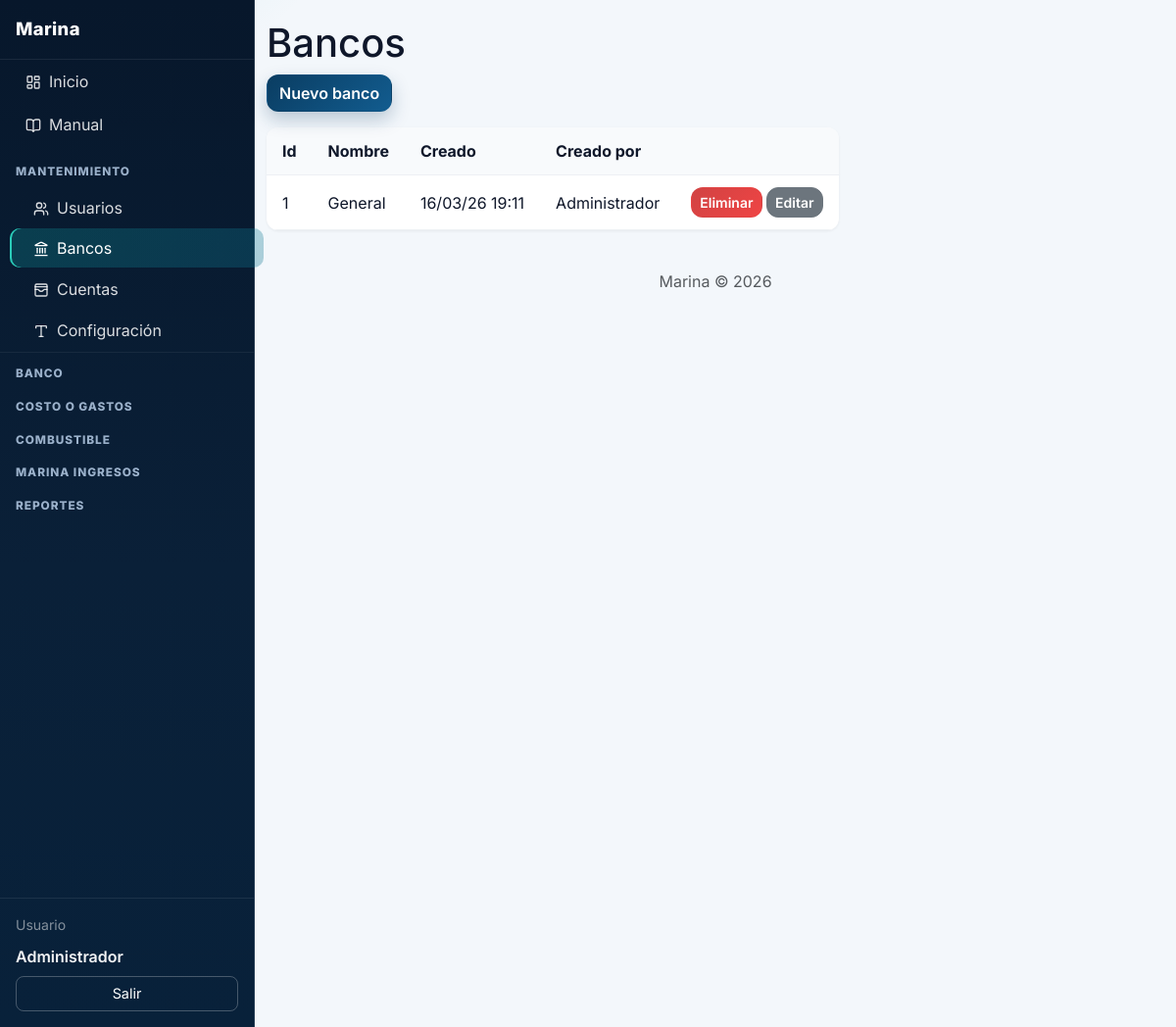
/index.php?p=bancos (signed in), run on the app's committed database.
### tables this page shows
CREATE TABLE bancos (
  id INT UNSIGNED AUTO_INCREMENT PRIMARY KEY,
  nombre VARCHAR(100) NOT NULL,
  created_at DATETIME NOT NULL DEFAULT CURRENT_TIMESTAMP,
  updated_at DATETIME NOT NULL DEFAULT CURRENT_TIMESTAMP ON UPDATE CURRENT_TIMESTAMP,
  created_by INT UNSIGNED NULL,
  updated_by INT UNSIGNED NULL,
  FOREIGN KEY (created_by) REFERENCES usuarios(id),
  FOREIGN KEY (updated_by) REFERENCES usuarios(id)
);

CREATE TABLE usuarios (
  id INT UNSIGNED AUTO_INCREMENT PRIMARY KEY,
  nombre VARCHAR(100) NOT NULL,
  email VARCHAR(100) NOT NULL UNIQUE,
  password_hash VARCHAR(255) NOT NULL,
  rol VARCHAR(50) NOT NULL DEFAULT 'admin',
  activo TINYINT(1) NOT NULL DEFAULT 1,
  created_at DATETIME NOT NULL DEFAULT CURRENT_TIMESTAMP,
  updated_at DATETIME NOT NULL DEFAULT CURRENT_TIMESTAMP ON UPDATE CURRENT_TIMESTAMP,
  created_by INT UNSIGNED NULL,
  updated_by INT UNSIGNED NULL,
  FOREIGN KEY (created_by) REFERENCES usuarios(id),
  FOREIGN KEY (updated_by) REFERENCES usuarios(id)
);

### index.php (called while the page is built, shortened)
<?php
require_once __DIR__ . '/includes/funciones.php';
$p = trim($_GET['p'] ?? 'dashboard');
$p = preg_replace('/[^a-z0-9_-]/', '', $p) ?: 'dashboard';
$pagina = __DIR__ . '/pages/' . $p . '.php';
require $pagina;

### includes/funciones.php (called while the page is built, shortened)
<?php
function e(string $s): string {
    return htmlspecialchars($s, ENT_QUOTES, 'UTF-8');
}
function fechaHoraFormato(?string $fecha, string $formato = MARINA_FMT_FECHA_HORA_PANTALLA): string {
    $t = strtotime($fecha);
    return $t ? date($formato, $t) : $fecha;
}

### pages/bancos.php (the view, shortened to what this page needs)
<?php
$pdo = getDb();
?>
<?php require_once __DIR__ . '/../includes/layout.php'; ?>
<h1>Bancos</h1>
<div class="toolbar d-flex gap-2"><button type="button" class="btn btn-primary" id="btnNuevoBanco">Nuevo banco</button></div>
<table>
    <thead><tr><th>Id</th><th>Nombre</th><th>Creado</th><th>Creado por</th><th></th></tr></thead>
    <tbody>
    <?php
    $st = $pdo->query('SELECT b.*, u.nombre AS creado_por FROM bancos b LEFT JOIN usuarios u ON b.created_by = u.id ORDER BY b.nombre');
    while ($r = $st->fetch()): ?>
        <tr>
            <td><?= (int)$r['id'] ?></td>
            <td><?= e($r['nombre']) ?></td>
            <td><?= fechaHoraFormato($r['created_at']) ?></td>
            <td><?= e($r['creado_por'] ?? '—') ?></td>
            <td class="acciones">
                <button type="button" class="btn btn-danger btn-sm btn-eliminar-banco" data-id="<?= (int)$r['id'] ?>" data-nombre="<?= e($r['nombre']) ?>">Eliminar</button>
                <button type="button" class="btn btn-secondary btn-sm btn-editar-banco" data-id="<?= (int)$r['id'] ?>" data-nombre="<?= e($r['nombre']) ?>">Editar</button>
            </td>
        </tr>
    <?php endwhile; ?>
    </tbody>
</table>
<?php require_once __DIR__ . '/../includes/footer.php'; ?>

### assets/css/estilos.css (style rules this page uses)
body { font-family: system-ui, -apple-system, Segoe UI, Roboto, Arial, sans-serif; background: #f4f6f9; }
.toolbar { margin-bottom: 1rem; }
.acciones { white-space: nowrap; }
table { background: #fff; border-radius: .75rem; overflow: hidden; box-shadow: 0 1px 3px rgba(0, 0, 0, 0.06); }
th, td { padding: .75rem 1rem; border-bottom: 1px solid #edf0f4; }
th { background: #f8fafc; font-weight: 700; }
:root { --bg-main: #f3f7fb; --surface: #ffffff; --surface-soft: #f8fbff; --text-main: #0f172a; --text-soft: #64748b; --brand-1: #0a3d62; --brand-2: #0ea5a6; --ok: #0f9f64; --danger: #d14343; --radius-lg: 16px; --radius-md: 12px; --shadow-soft: 0 10px 30px rgba(15, 23, 42, 0.08); }
body { font-family: "Inter", system-ui, -apple-system, Segoe UI, Roboto, Arial, sans-serif; color: var(--text-main); background: radial-gradient(1200px 600px at -10% -10%, rgba(14, 165, 166, 0.16), transparent 40%), radial-gradient(900px 500px at 120% -20%, rgba(10, 61, 98, 0.2), transparent 35%), var(--bg-main); }
.btn { border-radius: 12px; font-weight: 600; transition: transform .16s ease, box-shadow .16s ease, opacity .16s ease; }
.btn-primary { background: linear-gradient(135deg, var(--brand-1), #125c8f); border-color: transparent; box-shadow: 0 8px 18px rgba(10, 61, 98, .25); }
.btn-danger { background: linear-gradient(135deg, #d14343, #ef4444); border-color: transparent; }

### data on the page
bancos: id "1", nombre "General", created_at "16/03/26 19:11", created_by.nombre "Administrador"

### other printed values
$nombre_usuario "Administrador"
